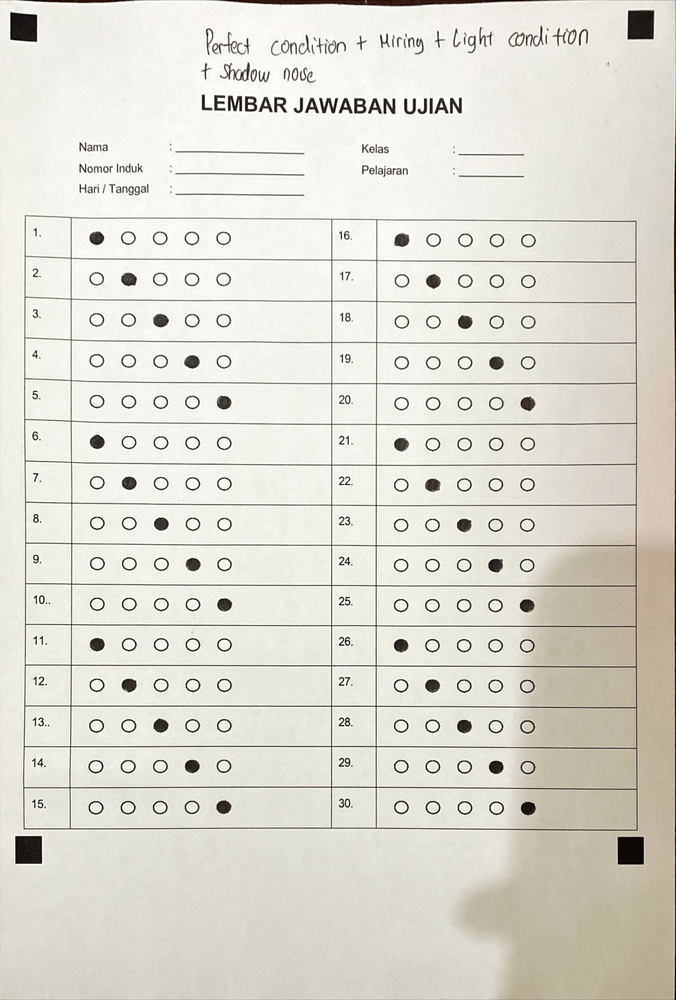
#> input picture sample 2.png, 676 x 1000 px, shrunk from 1353 x 2000 before the run
$ python diag_br.py
#> lines starting #> are read from the running program, lines starting #| are printed output that depends on the picture; after the words box and inside, x2 and y2 are one past the last pixel; in counts of white or black regions, pixels touching at a corner belong together
### omr_core/preprocess.py
import cv2
import numpy as np

def preprocess_for_markers(image):
    # 1. Grayscale
    if len(image.shape) == 3:
        gray = cv2.cvtColor(image, cv2.COLOR_BGR2GRAY)
    else:
        gray = image.copy()

    # 2. CLAHE — normalize lighting across the image
    clahe = cv2.createCLAHE(clipLimit=2.0, tileGridSize=(8, 8))
    enhanced = clahe.apply(gray)

    # 3. Gaussian Blur
    blur = cv2.GaussianBlur(enhanced, (5, 5), 0)

# 4. Adaptive Thresholding
    thresh = cv2.adaptiveThreshold(
        blur,
        255,
        cv2.ADAPTIVE_THRESH_GAUSSIAN_C,
        cv2.THRESH_BINARY_INV,
        75,
        15
    )

    # 5. Morphological Open — remove small noise specks
    kernel_noise = np.ones((3, 3), np.uint8)
    thresh = cv2.morphologyEx(thresh, cv2.MORPH_OPEN, kernel_noise)

    return thresh

# [25 lines left out: function preprocess_for_answers, not called in this run]

def preprocess_image(image):

    return preprocess_for_markers(image)

### diag_br.py
import sys, io
sys.stdout = io.TextIOWrapper(sys.stdout.buffer, encoding='utf-8', errors='replace')
import cv2, numpy as np
from omr_core.preprocess import preprocess_image

img = cv2.imread('sample 2.png')
#> img is the input picture: shape (1000, 676, 3); mean B, G, R 210.7, 219.2, 221.8
PAD = 50
padded = cv2.copyMakeBorder(img, PAD, PAD, PAD, PAD, cv2.BORDER_CONSTANT, value=[255,255,255])
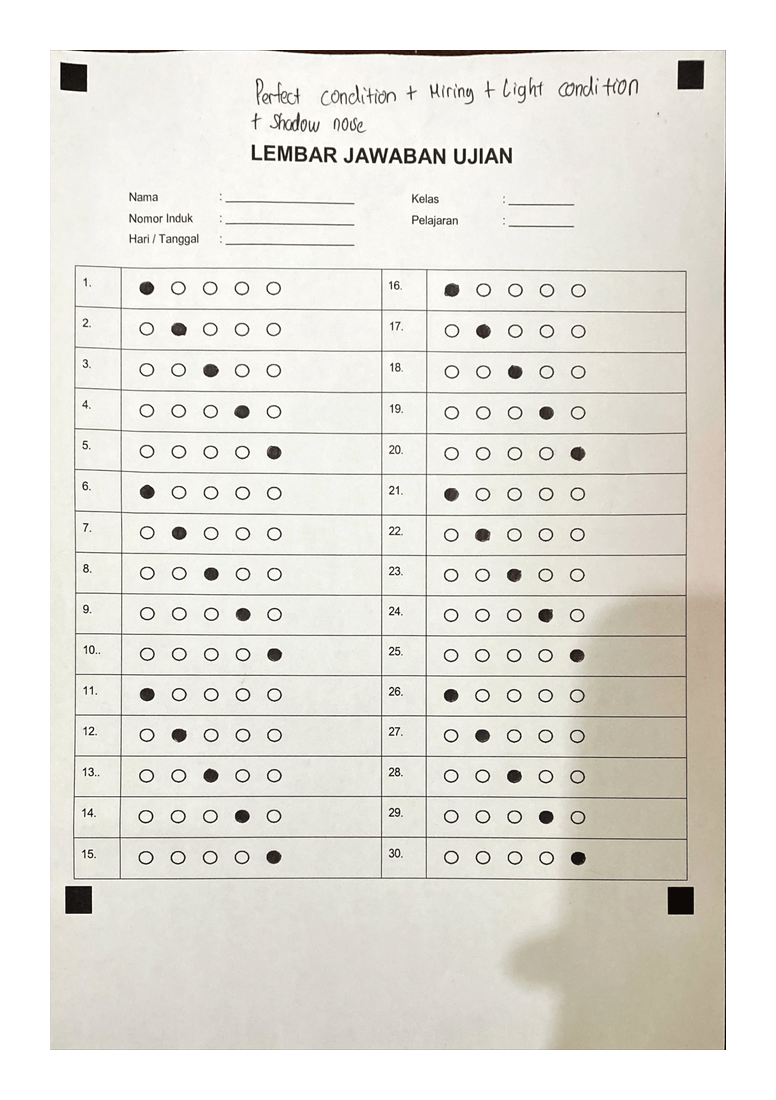
#> padded: shape (1100, 776, 3); mean B, G, R 219.9, 226.7, 228.7
thresh = preprocess_image(padded)
#> in preprocess_for_markers, `gray = cv2.cvtColor(image, cv2.COLOR_BGR2GRAY)`:
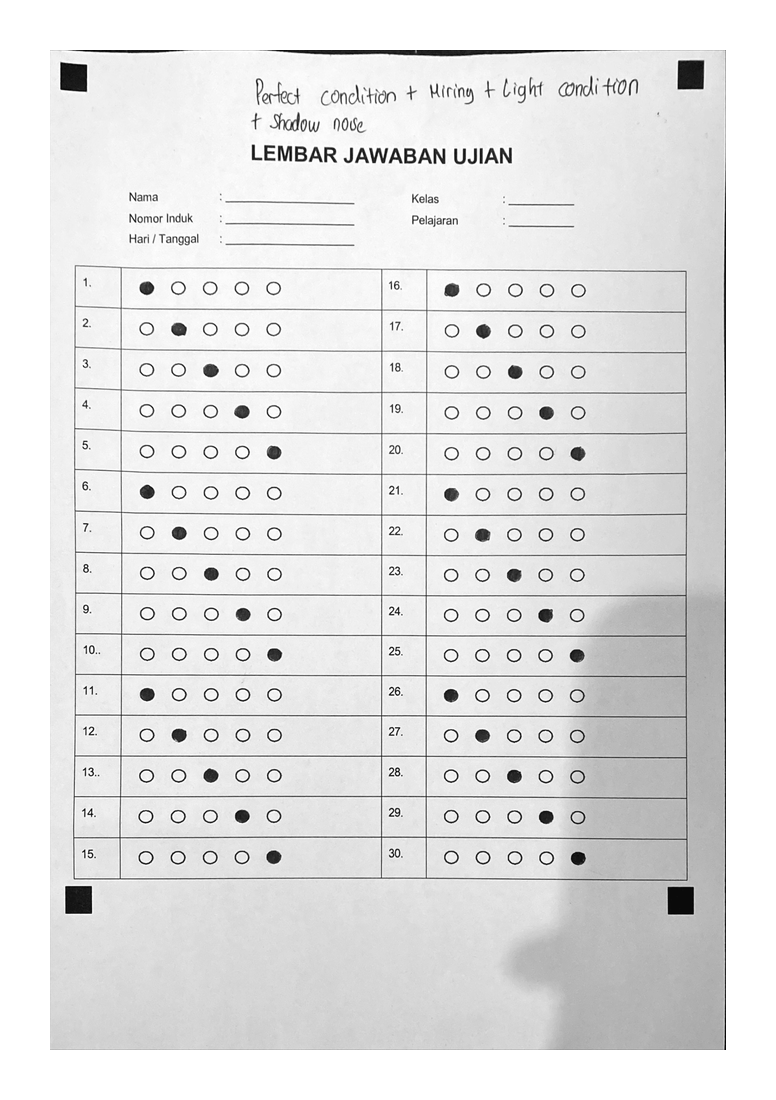
#> gray: shape (1100, 776); min 0, max 255, mean 226.5
#> in preprocess_for_markers, `enhanced = clahe.apply(gray)`:
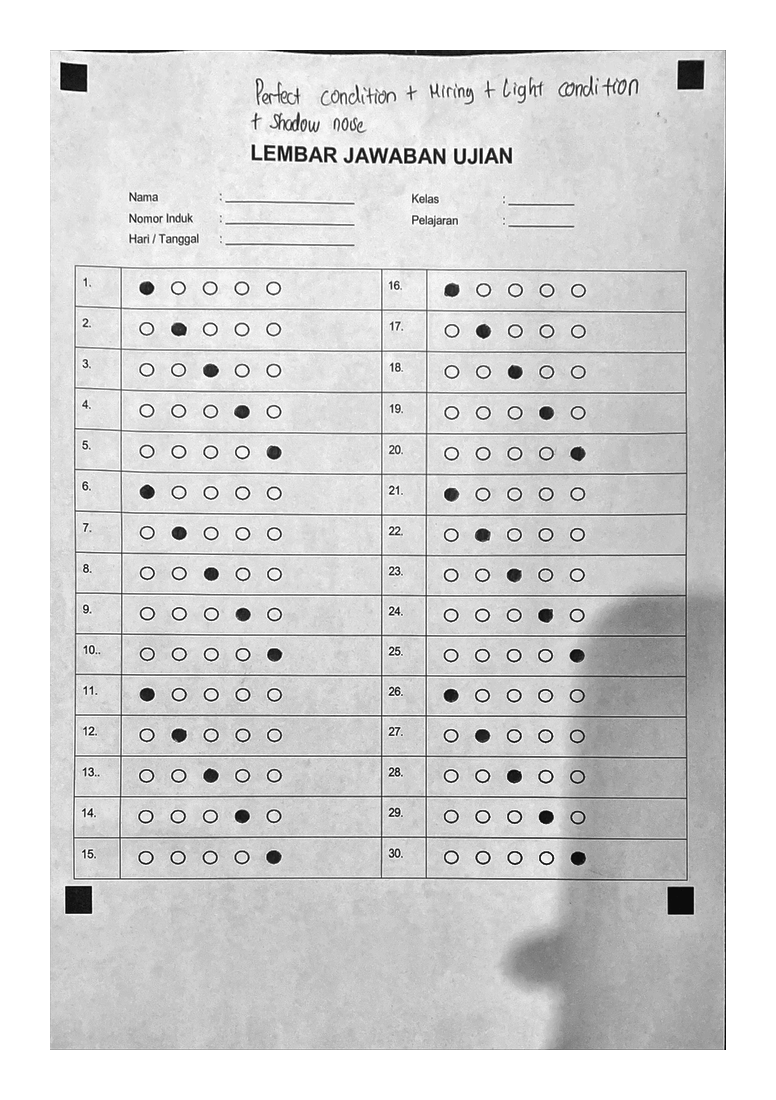
#> enhanced: shape (1100, 776); min 1, max 255, mean 212.4
#> in preprocess_for_markers, `thresh = cv2.adaptiveThreshold( blur, 255, cv2.ADAPTIVE_THRESH_GAUSSIA..`:
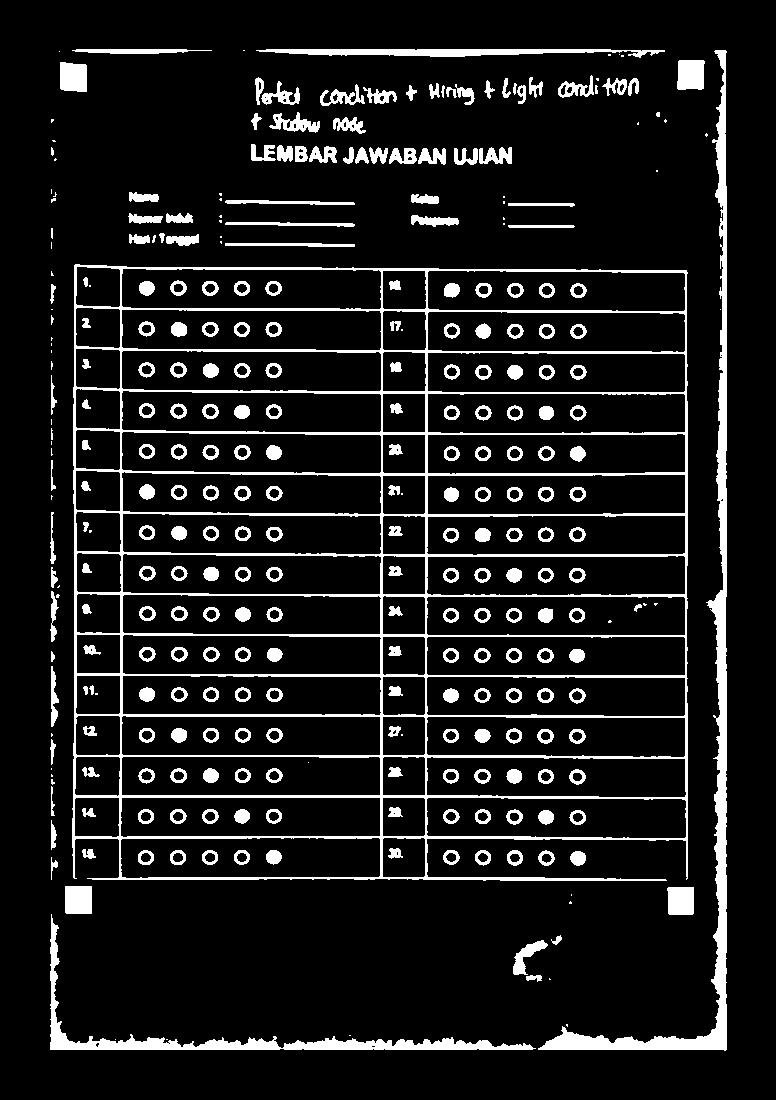
#> thresh: shape (1100, 776); 10.5% white; 318 white regions (63 under 20 px), largest, box (x1, y1, x2, y2) and area: (72, 264, 688, 881) 33113, (538, 50, 727, 1051) 10705, (50, 914, 536, 1050) 4937
#> in preprocess_for_markers, `thresh = cv2.morphologyEx(thresh, cv2.MORPH_OPEN, kernel_noise)`:
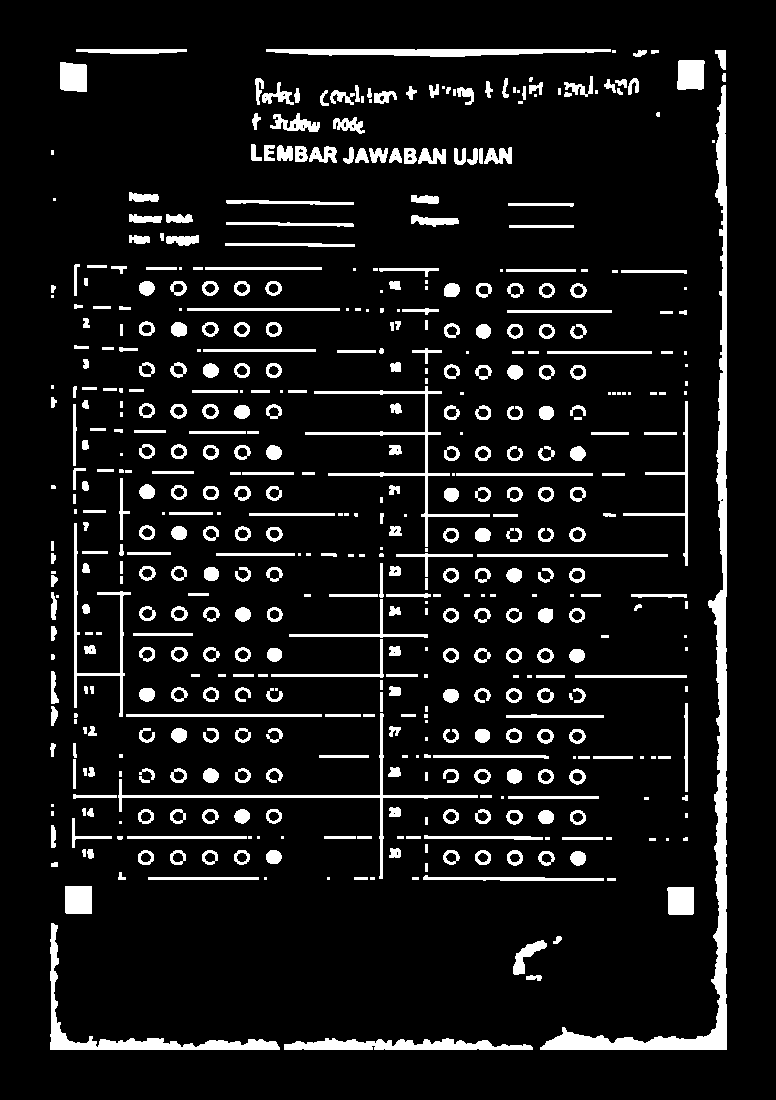
#> thresh: shape (1100, 776); 9.1% white; 531 white regions (114 under 20 px)

ph, pw = thresh.shape[:2]
#> ph = 1100; pw = 776
mid_x, mid_y = pw//2, ph//2
#> mid_x = 388; mid_y = 550

contours, _ = cv2.findContours(thresh, cv2.RETR_EXTERNAL, cv2.CHAIN_APPROX_SIMPLE)
#> contours = 531 contours, 165 with area under 20; largest, box (x1, y1, x2, y2) and area: (540, 85, 727, 1050) 9190, (50, 923, 280, 1050) 2422, (284, 1038, 533, 1050) 1720, (266, 49, 611, 57) 1593, (305, 386, 490, 547) 1234

print('All BR zone contours (cx>=mid_x, cy>=mid_y):')
for c in contours:
    area = cv2.contourArea(c)
    if area < 100: continue
    peri = cv2.arcLength(c, True)
    approx = cv2.approxPolyDP(c, 0.04*peri, True)
    x, y, w, h = cv2.boundingRect(approx)
    if h == 0: continue
    ar = w / float(h)
    M = cv2.moments(c)
    if M['m00'] == 0: continue
    cx = int(M["m10"] / M["m00"])
    cy = int(M["m01"] / M["m00"])
    if cx >= mid_x and cy >= mid_y:
        hull = cv2.convexHull(c)
        hull_area = cv2.contourArea(hull)
        sol = area / hull_area if hull_area > 0 else 0
        near_right = (x + w) > (pw * 0.78)
        near_bot = (y + h) > (ph * 0.78)
        marker = " <-- NEAR CORNER" if (near_right and near_bot) else ""
        print(f"  area={area:>8.0f}  ar={ar:.2f}  sol={sol:.2f}  cx={cx:>5}  cy={cy:>5}  verts={len(approx)}{marker}")
#> this loop made 531 passes
#> (area, peri, approx, x, y, w, h, ar) on passes 1, 6, 15, 48: (1719.5, 586.8, [[284, 1044], [532, 1049]], 284, 1044, 249, 6, 41.5), (677, 103.7, [[668, 887], [668, 913], [692, 914], [693, 887]], 668, 887, 26, 28, 0.929), (414.5, 367.9, [[423, 877], [603, 880]], 423, 877, 181, 4, 45.25), (256.5, 242.2, [[424, 835], [542, 839]], 424, 835, 119, 5, 23.8)
#> (area, peri, x, y, w, h, ar, cx) on passes 70, 151: (180, 184, 508, 796, 91, 3, 30.33, 553), (222, 226, 575, 675, 112, 3, 37.33, 630)

$ run again, with IMG_3344.PNG copied over sample 2.png
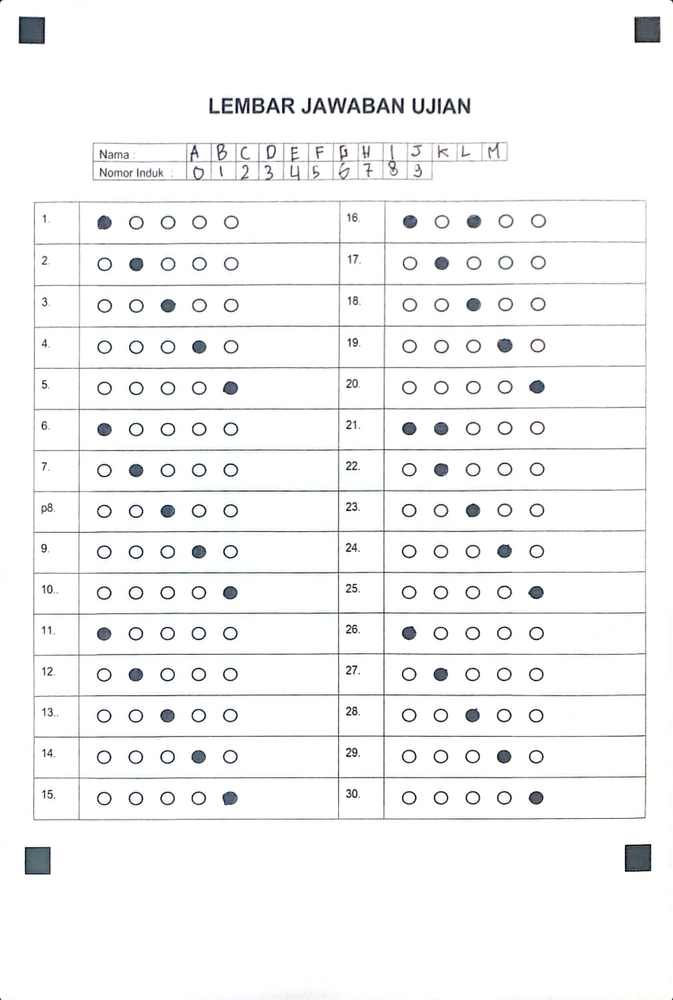
#> input picture IMG_3344.PNG, 673 x 1000 px, shrunk from 828 x 1231 before the run
#> img is the input picture: shape (1000, 673, 3); mean B, G, R 246.3, 246, 245.7
#> `padded = cv2.copyMakeBorder(img, PAD, PAD, PAD, PAD, cv2.BORDER_CONSTA..`:
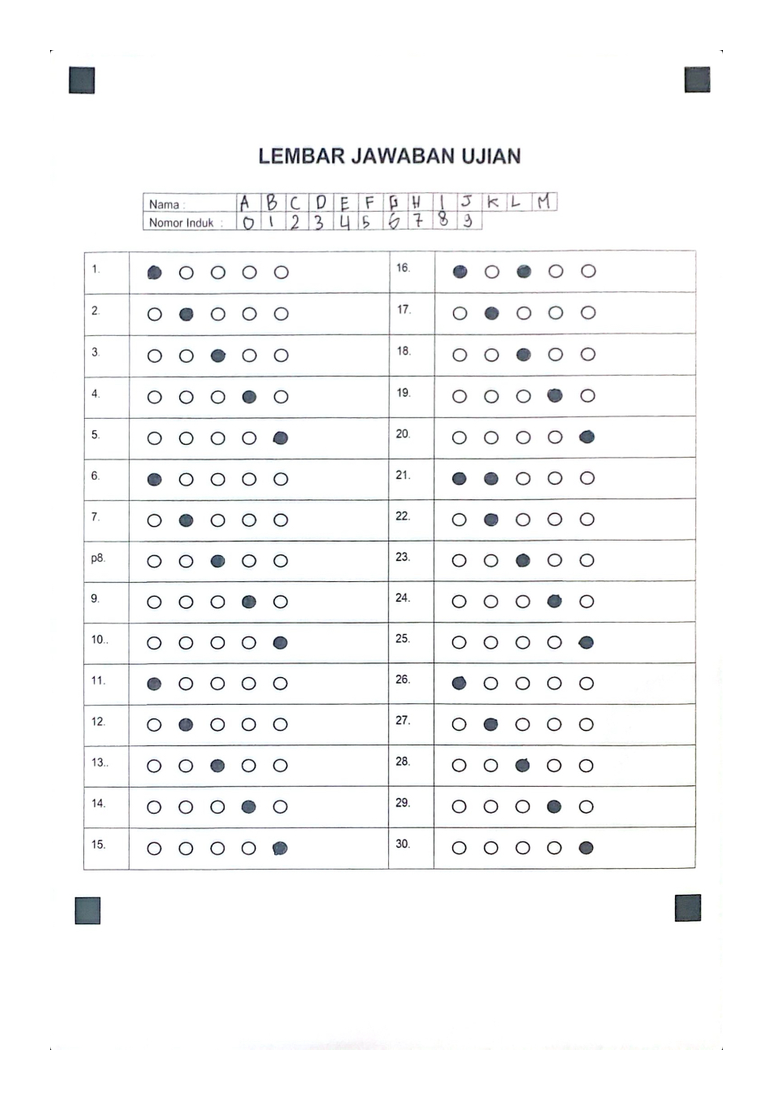
#> padded: shape (1100, 773, 3); mean B, G, R 248.1, 247.9, 247.6
#> in preprocess_for_markers, `thresh = cv2.morphologyEx(thresh, cv2.MORPH_OPEN, kernel_noise)`:
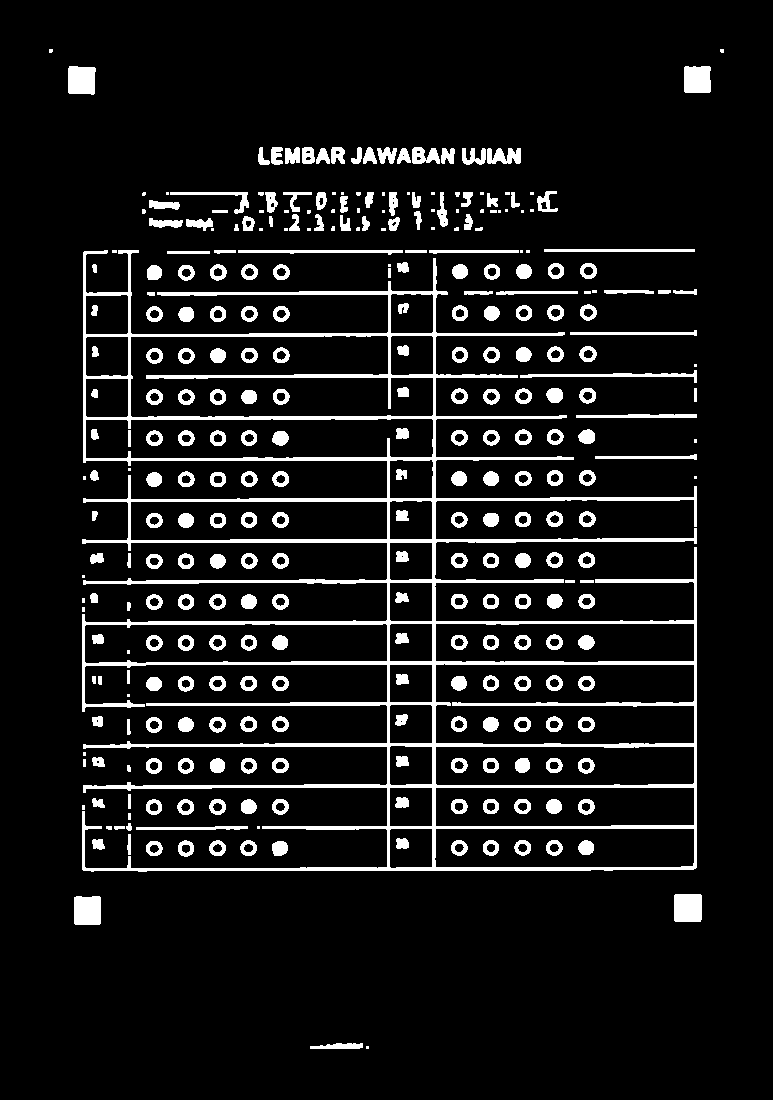
#> thresh: shape (1100, 773); 9.2% white; 322 white regions (55 under 20 px)
#> contours = 246 contours, 68 with area under 20; largest, box (x1, y1, x2, y2) and area: (82, 250, 697, 872) 166353, (674, 894, 702, 922) 726, (74, 896, 101, 925) 715, (68, 66, 96, 95) 690, (684, 66, 711, 93) 656
#> the loop `for c in contours:` made 246 passes
#> (area, peri, approx, x, y, w, h, ar) on pass 4: (726, 105.7, [[675, 894], [674, 920], [700, 921], [701, 895]], 674, 894, 28, 28, 1)
